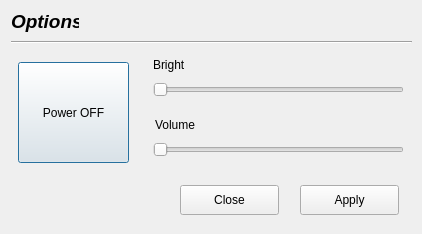
<?xml version="1.0" encoding="UTF-8"?>
<ui version="4.0">
 <class>OptionDlg</class>
 <widget class="QDialog" name="OptionDlg">
  <property name="geometry">
   <rect>
    <x>0</x>
    <y>0</y>
    <width>422</width>
    <height>234</height>
   </rect>
  </property>
  <property name="windowTitle">
   <string>Dialog</string>
  </property>
  <widget class="QLabel" name="label">
   <property name="geometry">
    <rect>
     <x>11</x>
     <y>10</y>
     <width>68</width>
     <height>22</height>
    </rect>
   </property>
   <property name="font">
    <font>
     <pointsize>14</pointsize>
     <weight>75</weight>
     <italic>true</italic>
     <bold>true</bold>
    </font>
   </property>
   <property name="text">
    <string>Options</string>
   </property>
  </widget>
  <widget class="Line" name="line">
   <property name="geometry">
    <rect>
     <x>11</x>
     <y>34</y>
     <width>401</width>
     <height>16</height>
    </rect>
   </property>
   <property name="orientation">
    <enum>Qt::Horizontal</enum>
   </property>
  </widget>
  <widget class="QPushButton" name="btnPowerOff">
   <property name="geometry">
    <rect>
     <x>18</x>
     <y>62</y>
     <width>111</width>
     <height>101</height>
    </rect>
   </property>
   <property name="text">
    <string>Power OFF</string>
   </property>
  </widget>
  <widget class="QSlider" name="hsldBrightCtl">
   <property name="geometry">
    <rect>
     <x>153</x>
     <y>77</y>
     <width>251</width>
     <height>26</height>
    </rect>
   </property>
   <property name="orientation">
    <enum>Qt::Horizontal</enum>
   </property>
  </widget>
  <widget class="QSlider" name="hsldVolumeCtl">
   <property name="geometry">
    <rect>
     <x>153</x>
     <y>137</y>
     <width>251</width>
     <height>26</height>
    </rect>
   </property>
   <property name="orientation">
    <enum>Qt::Horizontal</enum>
   </property>
  </widget>
  <widget class="QLabel" name="label_2">
   <property name="geometry">
    <rect>
     <x>153</x>
     <y>54</y>
     <width>91</width>
     <height>22</height>
    </rect>
   </property>
   <property name="text">
    <string>Bright</string>
   </property>
  </widget>
  <widget class="QLabel" name="label_3">
   <property name="geometry">
    <rect>
     <x>155</x>
     <y>114</y>
     <width>91</width>
     <height>22</height>
    </rect>
   </property>
   <property name="text">
    <string>Volume</string>
   </property>
  </widget>
  <widget class="QPushButton" name="btnApply">
   <property name="geometry">
    <rect>
     <x>300</x>
     <y>185</y>
     <width>99</width>
     <height>30</height>
    </rect>
   </property>
   <property name="text">
    <string>Apply</string>
   </property>
  </widget>
  <widget class="QPushButton" name="btnClose">
   <property name="geometry">
    <rect>
     <x>180</x>
     <y>185</y>
     <width>99</width>
     <height>30</height>
    </rect>
   </property>
   <property name="text">
    <string>Close</string>
   </property>
  </widget>
 </widget>
 <resources/>
 <connections/>
</ui>
